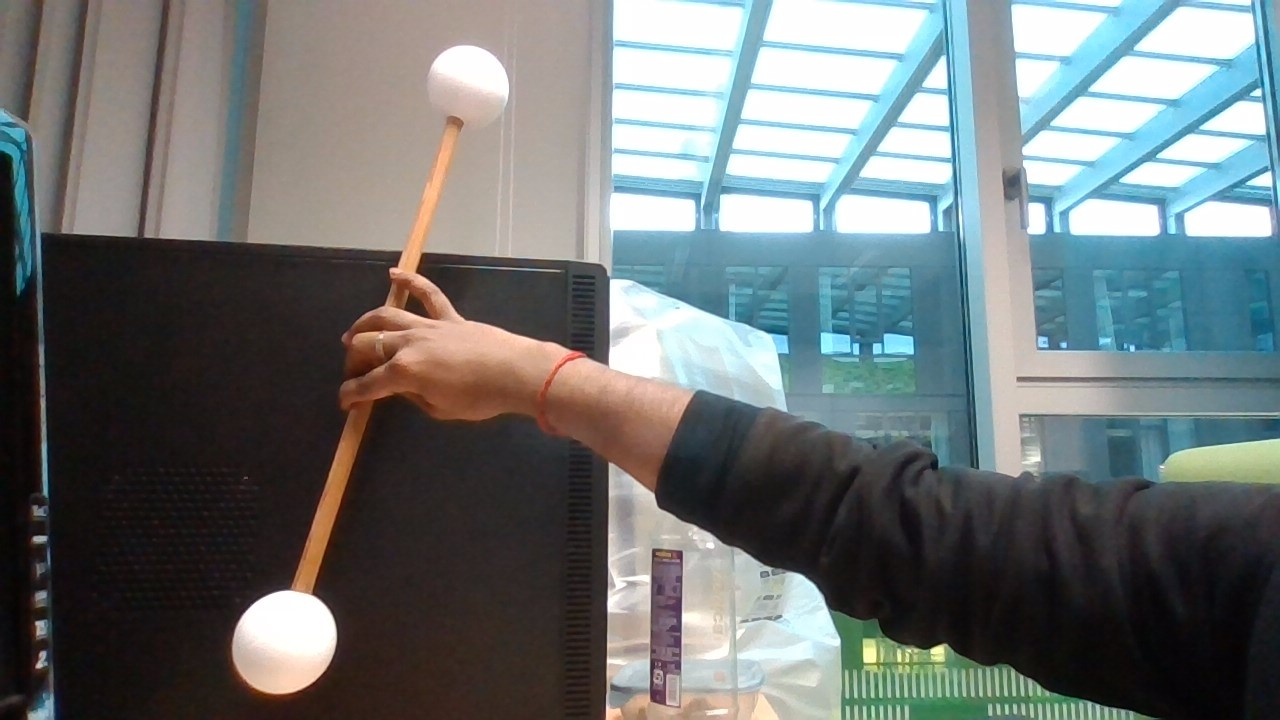
#> input picture 11,04,2023/sphere7.jpg, 1280 x 720 px
$ python sphere4.py
#> lines starting #> are read from the running program, lines starting #| are printed output that depends on the picture; after the words box and inside, x2 and y2 are one past the last pixel; in counts of white or black regions, pixels touching at a corner belong together
import cv2
import numpy as np

def empty(a):
    pass

# read the input image
img = cv2.imread('sphere7.jpg')
#> img is the input picture: shape (720, 1280, 3); mean B, G, R 116, 115.8, 109.7

# define color range for white sphere in HSV color space
lower_white = np.array([0, 0, 200])
upper_white = np.array([180, 50, 255])

# convert image to HSV color space
hsv = cv2.cvtColor(img, cv2.COLOR_BGR2HSV)
#> hsv: shape (720, 1280, 3); mean H, S, V 61.8, 59.4, 126.6

# create a binary mask for white color range
mask = cv2.inRange(hsv, lower_white, upper_white)
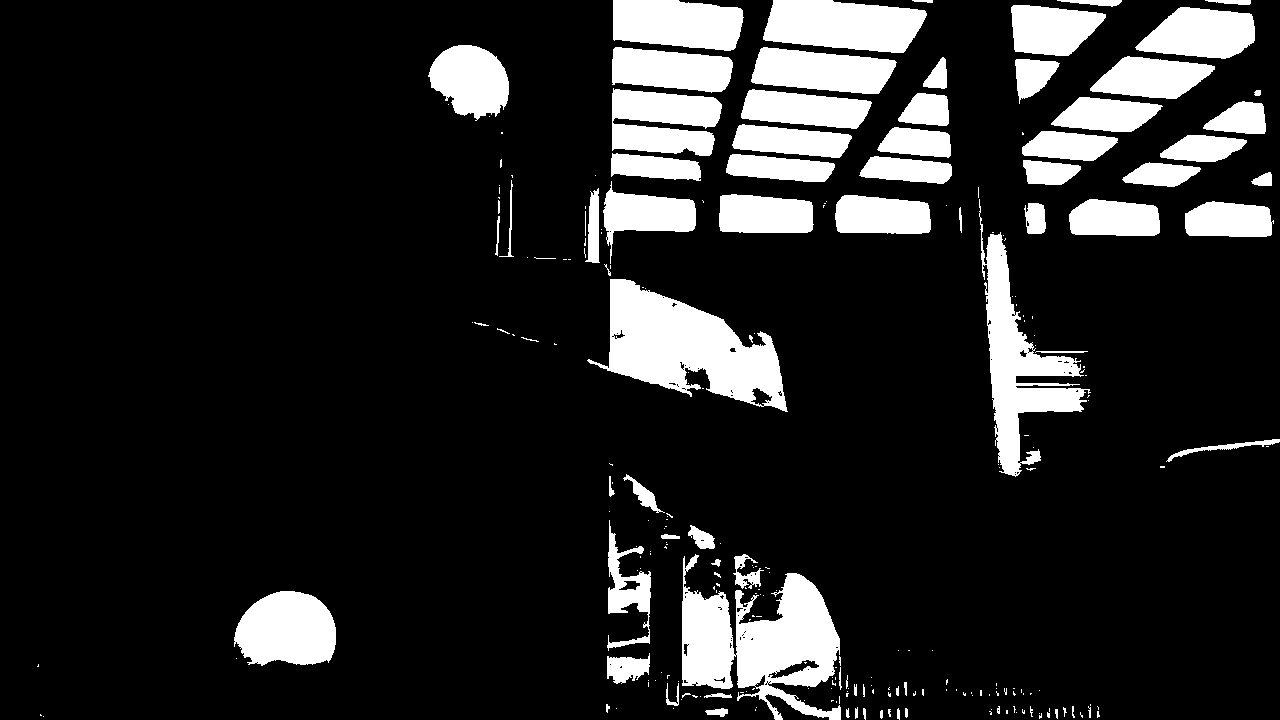
#> mask: shape (720, 1280); 14.8% white; 256 white regions (177 under 20 px), largest, box (x1, y1, x2, y2) and area: (682, 554, 841, 720) 13702, (587, 279, 788, 412) 13154, (979, 199, 1091, 477) 9211

# apply morphological closing operation to remove noise
kernel = np.ones((5,5), np.uint8)
mask = cv2.morphologyEx(mask, cv2.MORPH_CLOSE, kernel)
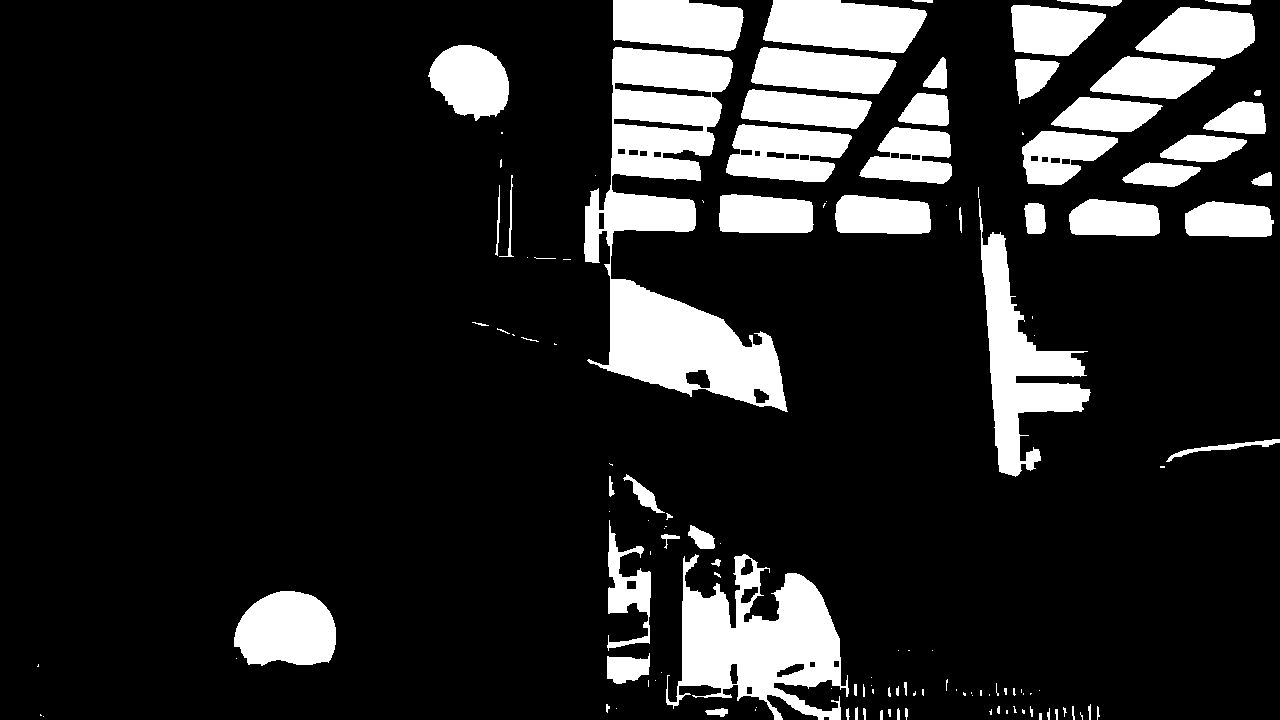
#> mask: shape (720, 1280); 15.2% white; 133 white regions (63 under 20 px), largest, box (x1, y1, x2, y2) and area: (584, 47, 788, 412) 29638, (666, 554, 849, 720) 15855, (979, 199, 1091, 477) 10268

cv2.namedWindow("TrackBars")
cv2.resizeWindow("TrackBars",640,240)
cv2.createTrackbar("centerDist","TrackBars",10,1000,empty)
cv2.createTrackbar("param1","TrackBars",200,500,empty)
cv2.createTrackbar("param2","TrackBars",30,50,empty)
cv2.createTrackbar("minRadius","TrackBars",10,100,empty)
cv2.createTrackbar("maxRadius","TrackBars",0,600,empty)

while True:
#> (the run stopped early here; a loop or call above may not have finished)

$ run again, with 11,04,2023/sphere1.jpg copied over 11,04,2023/sphere7.jpg
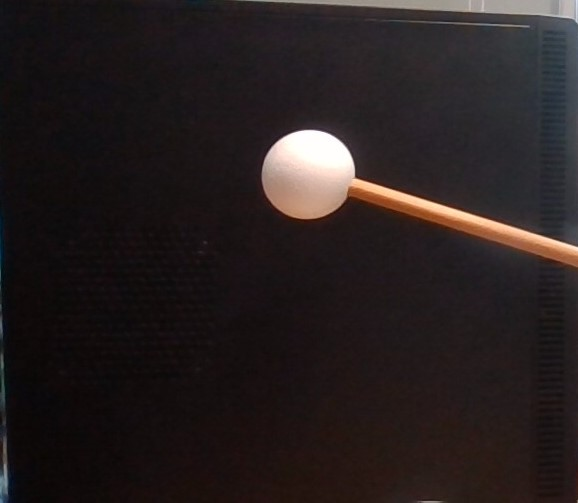
#> input picture 11,04,2023/sphere1.jpg, 578 x 503 px
#> img is the input picture: shape (503, 578, 3); mean B, G, R 31.4, 31.3, 38.7
#> hsv: shape (503, 578, 3); mean H, S, V 93.1, 67.5, 39.5
#> `mask = cv2.inRange(hsv, lower_white, upper_white)`:
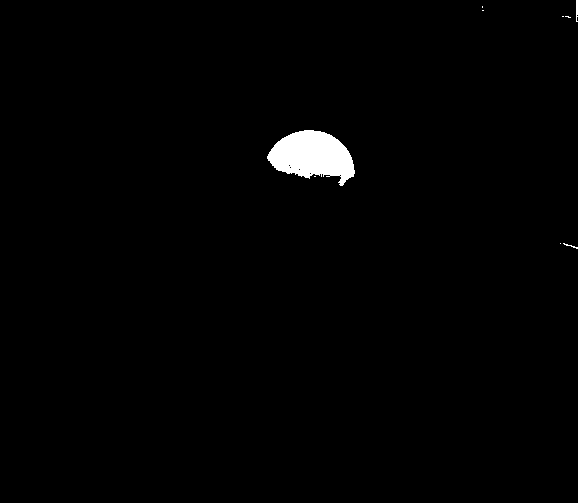
#> mask: shape (503, 578); 1.1% white; 9 white regions (6 under 20 px), largest, box (x1, y1, x2, y2) and area: (267, 130, 355, 186) 3170, (576, 0, 578, 22) 39, (563, 243, 578, 249) 23

$ run again, with 11,04,2023/sphere2.jpg copied over 11,04,2023/sphere7.jpg
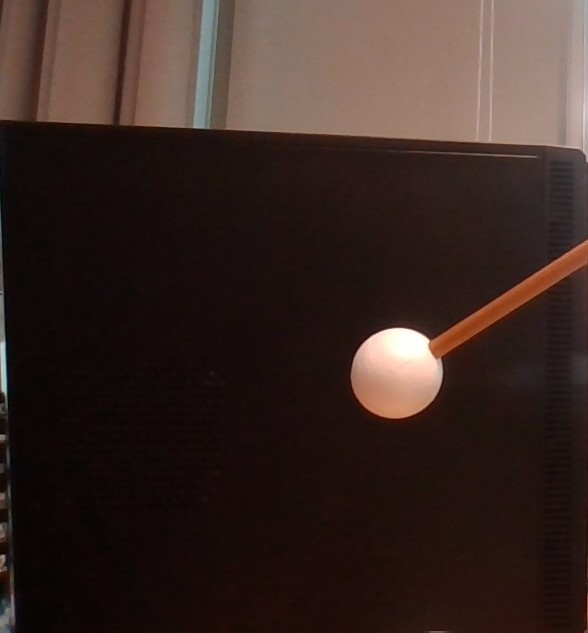
#> input picture 11,04,2023/sphere2.jpg, 588 x 633 px
#> img is the input picture: shape (633, 588, 3); mean B, G, R 35.4, 40.3, 56.9
#> hsv: shape (633, 588, 3); mean H, S, V 14.5, 123, 57
#> `mask = cv2.inRange(hsv, lower_white, upper_white)`:
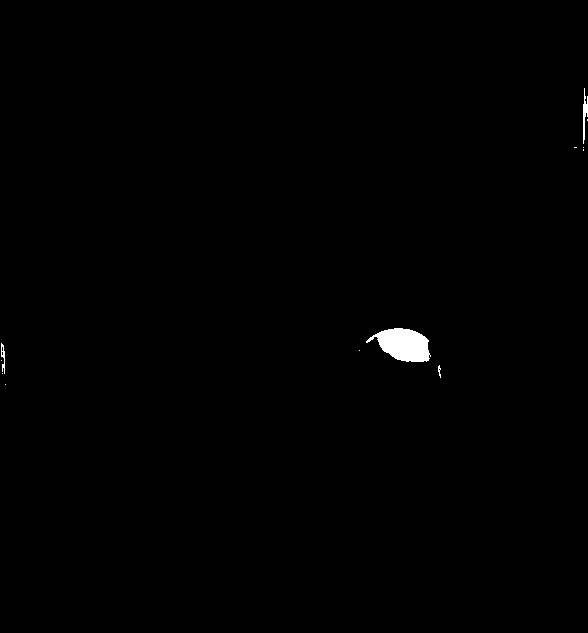
#> mask: shape (633, 588); 0.45% white; 12 white regions (8 under 20 px), largest, box (x1, y1, x2, y2) and area: (366, 328, 431, 362) 1423, (583, 88, 588, 144) 141, (1, 343, 5, 374) 68, (438, 365, 441, 378) 22

$ run again, with 11,04,2023/sphere3.jpg copied over 11,04,2023/sphere7.jpg
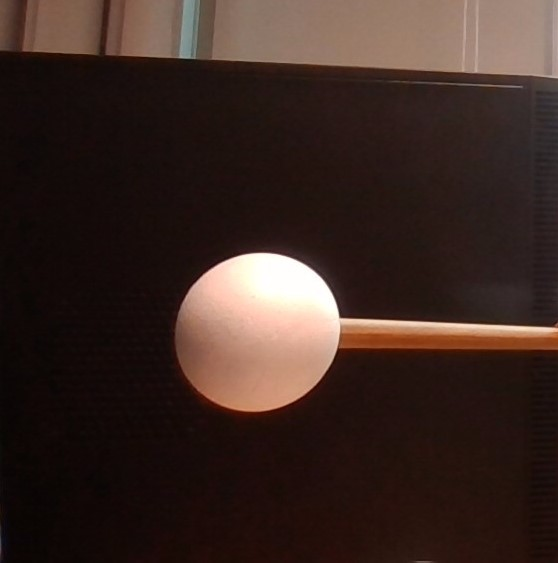
#> input picture 11,04,2023/sphere3.jpg, 558 x 563 px
#> img is the input picture: shape (563, 558, 3); mean B, G, R 34.5, 40.5, 58.3
#> hsv: shape (563, 558, 3); mean H, S, V 10.7, 130.4, 58.4
#> `mask = cv2.inRange(hsv, lower_white, upper_white)`:
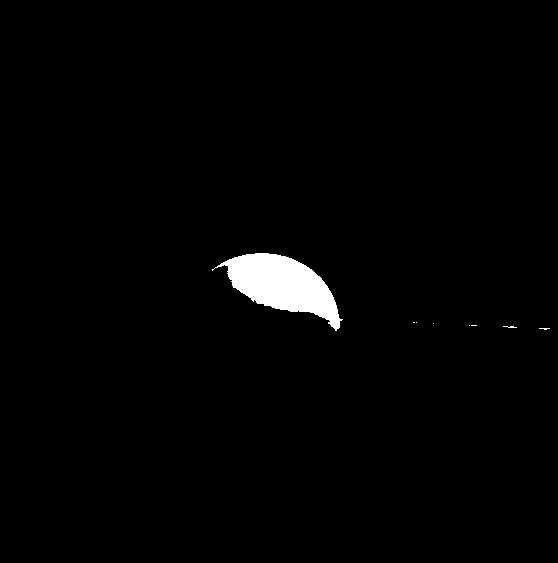
#> mask: shape (563, 558); 1.6% white; 8 white regions (7 under 20 px), largest, box (x1, y1, x2, y2) and area: (212, 253, 343, 331) 4893
